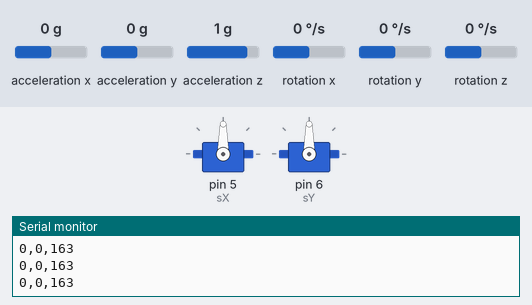
Bench run of a sketch on a simulated Arduino Uno, built with avr-gcc and run on an emulated ATmega328P. On the bench: 2 × servo, the last lines printed to the serial monitor. Wiring (inferred from the names in the program): MPU-6050 motion sensor at I2C address 0x68. The inputs (shaded band) are chosen by the test bench; at power-on: acceleration x 0 g, acceleration y 0 g, acceleration z 1 g, rotation x 0 °/s, rotation y 0 °/s, rotation z 0 °/s.

Above: at 1.2 s.
1.3 s: acceleration x set to -1.4 g
At 2.6 s:
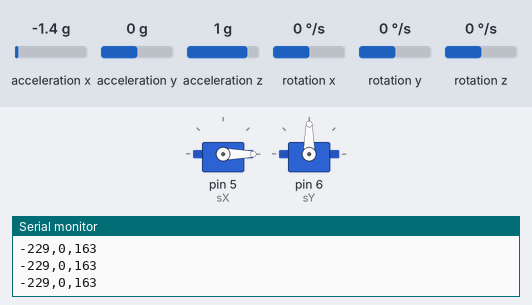
2.9 s: acceleration y set to -1.4 g
At 3.5 s:
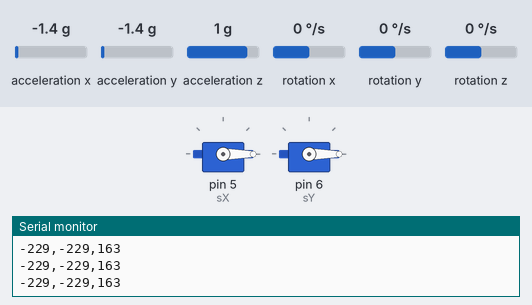
4.5 s: acceleration x set to 0 g
At 5.4 s:
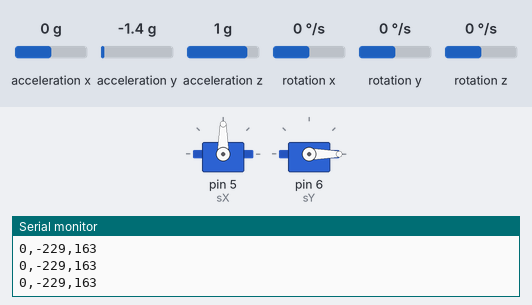
6.1 s: acceleration y set to 0.8 g
At 7.3 s:
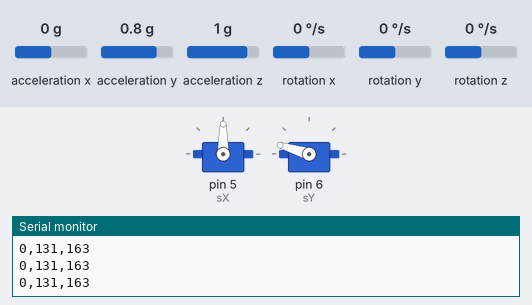
7.7 s: acceleration x set to -0.8 g
At 9.0 s:
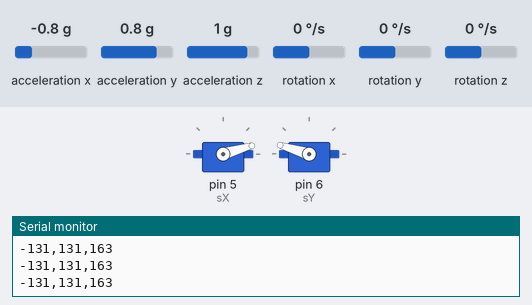
9.3 s: acceleration y set to 1.4 g
At 9.8 s:
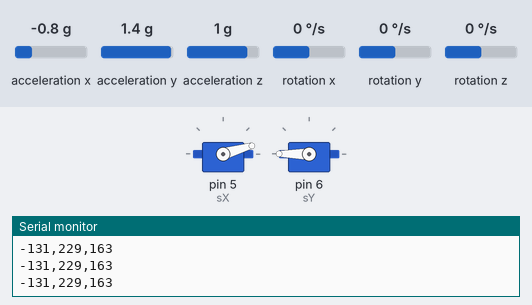
Timing chart, 0 to 11.8 s (numbered marks = the images above; inputs shaded):
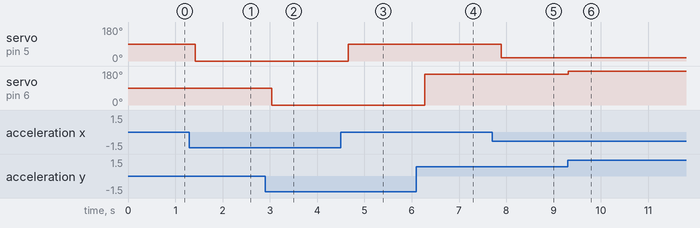

The sketch:

MPU6050.ino
```cpp
#include<Wire.h>
#include <Servo.h>

const int MPU=0x68;  // I2C address of the MPU-6050
int16_t AcX,AcY,AcZ,acx,acy,acz;
int posX,posY;
Servo sX;
Servo sY;
void setup(){
  Serial.begin(9600);

  Wire.begin();
  Wire.beginTransmission(MPU);
  Wire.write(0x6B);  // PWR_MGMT_1 register
  Wire.write(0);     // set to zero (wakes up the MPU-6050)
  Wire.endTransmission(true);

  sX.attach(5);
  sY.attach(6);
}
void loop(){
  Wire.beginTransmission(MPU);
  Wire.write(0x3B);  // starting with register 0x3B (ACCEL_XOUT_H)
  Wire.endTransmission(false);
  Wire.requestFrom(MPU,14,true);  // request a total of 14 registers
  AcX=Wire.read()<<8|Wire.read();  // 0x3B (ACCEL_XOUT_H) & 0x3C (ACCEL_XOUT_L)
  AcY=Wire.read()<<8|Wire.read();  // 0x3D (ACCEL_YOUT_H) & 0x3E (ACCEL_YOUT_L)
  AcZ=Wire.read()<<8|Wire.read();  // 0x3F (ACCEL_ZOUT_H) & 0x40 (ACCEL_ZOUT_L)

  acx=AcX/100;
  acy=AcY/100;
  acz=AcZ/100;

  posX = map(acx, -160, 160, 0, 180);
  posY = map(acy, -160, 160, 0, 180);

  sX.write(posX);
  sY.write(posY);
  Serial.flush();
  Serial.println(String(acx)+","+String(acy)+","+String(acz));
  delay(200);
}
```

Measured:
- after the input at 1.3 s, servo on pin 5 (sX): 90° → 0° after 0.12 s
- after the input at 2.9 s, servo on pin 6 (sY): 90° → 0° after 0.14 s
- after the input at 4.5 s, servo on pin 5 (sX): 0° → 90° after 0.16 s
- after the input at 6.1 s, servo on pin 6 (sY): 0° → 163° after 0.18 s
- after the input at 7.7 s, servo on pin 5 (sX): 90° → 16° after 0.20 s
- after the input at 9.3 s, servo on pin 6 (sY): 163° → 180° at once
